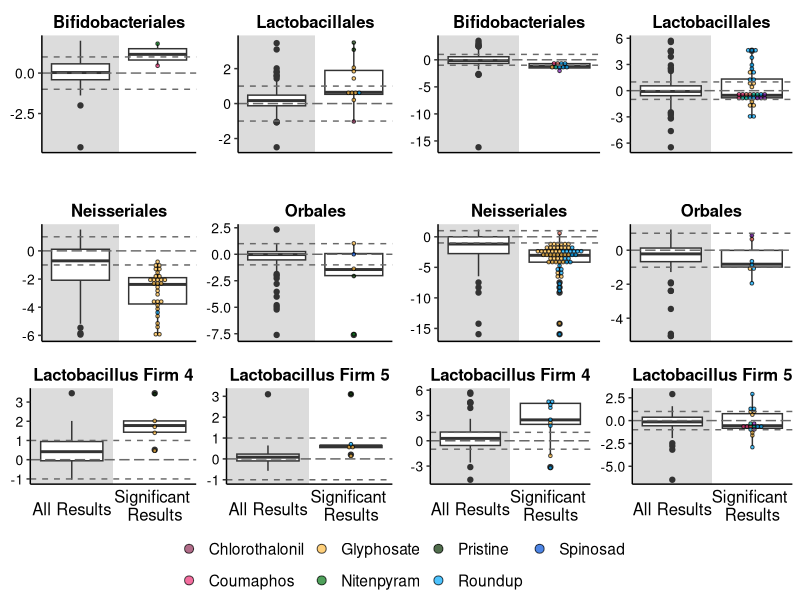
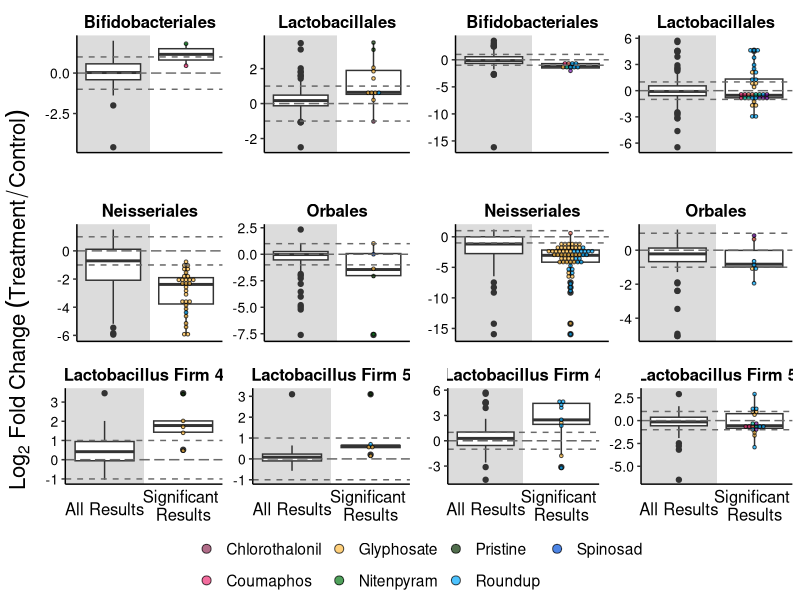

Generate these figures, in order, with R:
## ---- chunk 1
library(tidyverse)
library(ggpubr)
## ---- chunk 2
effectsize_final <- read.csv("tables/effectsizes.csv", stringsAsFactors = TRUE, na.strings=c(""))

effectsize_final$All.Logs<-as.numeric(as.character(effectsize_final$All.Logs))

str(effectsize_final)

## ---- chunk 3

effectsize_final_comp <- effectsize_final %>% 
  dplyr::filter(Type == "Comp")
  
## ---- chunk 4
effectsize_c_orders_sig <-
  effectsize_final_comp %>% 
  dplyr::filter(Sig == "Yes") %>% 
  dplyr::filter(Order == "Lactobacillales" | Order == "Orbales" | Order == "Bifidobacteriales" | Order == "Neisseriales") %>%
  dplyr::filter(Core == "Y") %>% 
  dplyr::filter(All.Logs>-50 & All.Logs<50) %>% ##get rid of extreme outliers
  dplyr::filter(!is.na(All.Logs))

fig_c_effectsizeorder <- effectsize_final_comp %>% 
  dplyr::filter(!is.na(All.Logs)) %>%  #get rid of NAs
  dplyr::filter(Order == "Lactobacillales" | Order == "Orbales" | Order == "Bifidobacteriales" | Order == "Neisseriales") %>% 
  dplyr::filter(Core == "Y") %>% 
  dplyr::filter(All.Logs>-50 & All.Logs<50) %>% ##get rid of extreme outliers
  ggplot(aes(x=Sig, y = All.Logs)) +
  geom_rect(xmin = 0, xmax = 1.5, ymin = -Inf, ymax = Inf, fill = "#DCDCDC")+
  geom_boxplot(position=position_dodge(width = 2)) +
  geom_dotplot(data = effectsize_c_orders_sig, stackgroups = TRUE, method = "histodot",
               binaxis = 'y', stackdir = 'center', dotsize = 1, 
               position = position_dodge(width = 0), 
               aes(fill= Pesticide),  alpha=0.7)+
  scale_fill_manual(name = "Pesticide",values=c("Chlorothalonil" = "#8F2D56",    
                                                "Coumaphos" = "#EE2F75",
                                                "Fipronil" = "#ED6D5A",
                                                "Glyphosate" = "#FFBC42",
                                                "Imidacloprid" = "#00BD9D",
                                                "Nitenpyram" = "#047815",
                                                "Pristine" = "#063000",
                                                "Roundup" = "#00A9FE",
                                                "Spinosad" = "#0050D9",
                                                "Thiamethoxam" = "#7C18AF"))+
  geom_hline(aes(yintercept = 0), colour = "#696969", linetype = "longdash")+
  geom_hline(aes(yintercept = 1), colour = "#696969", linetype = "dashed")+
  geom_hline(aes(yintercept = -1), colour = "#696969", linetype = "dashed")+
  theme_classic() +
  theme(
    axis.title.x=element_blank(),
    axis.text.x=element_blank(),
    axis.ticks.x=element_blank(),
    legend.title = element_blank(),
    strip.placement = "outside", 
    strip.text.x = element_text( #text in facet labels
      size = 12, color = "black", face = "bold"),
    strip.background = element_rect(#background of facet labels
      color="white", fill="#ffffff", size=1.5),
    panel.spacing.y = unit(2, "lines"),
    legend.position = "bottom",
    axis.title.y = element_blank())+
  theme(text = element_text(size = 14), axis.text.y = element_text(color="black", size = 10))+
  scale_y_continuous(name ="Log2 Fold Change \n(Treatment/Control)")+
  scale_x_discrete(labels=c("All" = "All Results", "Yes" = "Significant \nResults"), expand = c(0.5, 0))+
  facet_wrap(~ Order, scales = 'free', ncol = 2, strip.position = "top")

## ---- chunk 5
effectsize_c_lacto_sig <- 
  effectsize_final_comp %>% 
  dplyr::filter(Sig == "Yes") %>% 
  dplyr::filter(Species == "Lactobacillus Firm 4" | Species == "Lactobacillus Firm 5") %>%
  dplyr::filter(Core == "Y") %>% 
  dplyr::filter(All.Logs>-50 & All.Logs<50) %>% ##get rid of extreme outliers
  dplyr::filter(!is.na(All.Logs))

fig_c_effectsizelacto <- effectsize_final_comp %>% 
  dplyr::filter(!is.na(All.Logs)) %>% #get rid of NAs
  dplyr::filter(Species == "Lactobacillus Firm 4" | Species == "Lactobacillus Firm 5") %>%
  dplyr::filter(Core == "Y") %>% 
  dplyr::filter(All.Logs>-50 & All.Logs<50) %>% ##get rid of extreme outliers
  ggplot(aes(x=Sig, y = All.Logs)) +
  geom_rect(xmin = 0, xmax = 1.5, ymin = -Inf, ymax = Inf, fill = "#DCDCDC")+
  geom_boxplot(position=position_dodge(width = 2)) + 
  geom_dotplot(data = effectsize_c_lacto_sig, stackgroups = TRUE, method = "histodot",
               binaxis = 'y', stackdir = 'center', dotsize = 1.2, 
               position = position_dodge(width = 0), 
               aes(fill= Pesticide),  alpha=0.7)+
  scale_fill_manual(name = "Pesticide",values=c("Chlorothalonil" = "#8F2D56",    
                                                "Coumaphos" = "#EE2F75",
                                                "Fipronil" = "#ED6D5A",
                                                "Glyphosate" = "#FFBC42",
                                                "Imidacloprid" = "#00BD9D",
                                                "Nitenpyram" = "#047815",
                                                "Pristine" = "#063000",
                                                "Roundup" = "#00A9FE",
                                                "Spinosad" = "#0050D9",
                                                "Thiamethoxam" = "#7C18AF"))+
  geom_hline(aes(yintercept = 0), colour = "#696969", linetype = "longdash")+
  geom_hline(aes(yintercept = 1), colour = "#696969", linetype = "dashed")+
  geom_hline(aes(yintercept = -1), colour = "#696969", linetype = "dashed")+
  theme_classic() +
  theme(axis.title.x=element_blank(),
        axis.text.x=element_blank(),
        axis.ticks.x=element_blank(),
        legend.title = element_blank(),
        strip.placement = "outside", 
        strip.text.x = element_text( #text in facet labels
          size = 12, color = "black", face = "bold"),
        strip.background = element_rect(#background of facet labels
          color="white", fill="#ffffff", size=1.5),
        panel.spacing.y = unit(2, "lines"),
        legend.position = "none",
        axis.title.y = element_blank())+
  theme(text = element_text(size = 14), axis.text.x = element_text(vjust=0.3, size = 12, color="black"), axis.text.y = element_text(color="black", size = 10))+
  scale_y_continuous(name ="Log2 Fold Change \n(Treatment/Control)")+
  scale_x_discrete(labels=c("All" = "All Results", "Yes" = "Significant \nResults"), expand = c(0.5, 0))+
  facet_wrap(~ Species, scales = 'free', ncol = 2, strip.position = "top")
## ---- chunk 6

effectsize_final_noncomp <- effectsize_final %>% 
  dplyr::filter(Type == "Noncomp")

## ---- chunk 7
effectsize_nc_orders_sig <-
  effectsize_final_noncomp %>% 
  dplyr::filter(Sig == "Yes") %>% 
  dplyr::filter(Order == "Lactobacillales" | Order == "Orbales" | Order == "Bifidobacteriales" | Order == "Neisseriales") %>%
   dplyr::filter(All.Logs>-50 & All.Logs<50) %>% ##get rid of extreme outliers
  dplyr::filter(Core == "Y") %>% 
  dplyr::filter(!is.na(All.Logs))

fig_nc_effectsizeorder <- effectsize_final_noncomp %>% 
  dplyr::filter(!is.na(All.Logs)) %>%  #get rid of NAs
  dplyr::filter(Order == "Lactobacillales" | Order == "Orbales" | Order == "Bifidobacteriales" | Order == "Neisseriales") %>% 
   dplyr::filter(All.Logs>-50 & All.Logs<50) %>% ##get rid of extreme outliers
  dplyr::filter(Core == "Y") %>% 
  ggplot(aes(x=Sig, y = All.Logs)) +
  geom_rect(xmin = 0, xmax = 1.5, ymin = -Inf, ymax = Inf, fill = "#DCDCDC")+
  geom_boxplot(position=position_dodge(width = 2)) +
  geom_dotplot(data = effectsize_nc_orders_sig, stackgroups = TRUE, method = "histodot",
               binaxis = 'y', stackdir = 'center', dotsize = 1, 
               position = position_dodge(width = 0), 
               aes(fill= Pesticide),  alpha=0.7)+
  scale_fill_manual(name = "Pesticide",values=c("Chlorothalonil" = "#8F2D56",    
                                                "Coumaphos" = "#EE2F75",
                                                "Fipronil" = "#ED6D5A",
                                                "Glyphosate" = "#FFBC42",
                                                "Imidacloprid" = "#00BD9D",
                                                "Nitenpyram" = "#047815",
                                                "Pristine" = "#063000",
                                                "Roundup" = "#00A9FE",
                                                "Spinosad" = "#0050D9",
                                                "Thiamethoxam" = "#7C18AF"))+
  geom_hline(aes(yintercept = 0), colour = "#696969", linetype = "longdash")+
  geom_hline(aes(yintercept = 1), colour = "#696969", linetype = "dashed")+
  geom_hline(aes(yintercept = -1), colour = "#696969", linetype = "dashed")+
  theme_classic() +
  theme(
    axis.title.x=element_blank(),
    axis.text.x=element_blank(),
    axis.ticks.x=element_blank(),
    legend.title = element_blank(),
    strip.placement = "outside", 
    strip.text.x = element_text( #text in facet labels
      size = 12, color = "black", face = "bold"),
    strip.background = element_rect(#background of facet labels
      color="white", fill="#ffffff", size=1.5),
    panel.spacing.y = unit(2, "lines"),
    legend.position = "bottom",
    axis.title.y = element_blank())+
  theme(text = element_text(size = 14),  axis.text.y = element_text(color="black", size = 10))+
  scale_y_continuous(name ="Log2 Fold Change \n(Treatment/Control)")+
  scale_x_discrete(labels=c("All" = "All Results", "Yes" = "Significant \nResults"), expand = c(0.5, 0))+
  facet_wrap(~ Order, scales = 'free', ncol = 2, strip.position = "top")

## ---- chunk 8
effectsize_nc_lacto_sig <- 
  effectsize_final_noncomp %>% 
  dplyr::filter(Sig == "Yes") %>% 
  dplyr::filter(Species == "Lactobacillus Firm 4" | Species == "Lactobacillus Firm 5") %>%
  dplyr::filter(Core == "Y") %>% 
   dplyr::filter(All.Logs>-50 & All.Logs<50) %>% ##get rid of extreme outliers
  dplyr::filter(!is.na(All.Logs))

fig_nc_effectsizelacto <- effectsize_final_noncomp %>% 
  dplyr::filter(!is.na(All.Logs)) %>% #get rid of NAs
  dplyr::filter(Species == "Lactobacillus Firm 4" | Species == "Lactobacillus Firm 5") %>%
  dplyr::filter(Core == "Y") %>% 
   dplyr::filter(All.Logs>-50 & All.Logs<50) %>% ##get rid of extreme outliers
  ggplot(aes(x=Sig, y = All.Logs)) +
  geom_rect(xmin = 0, xmax = 1.5, ymin = -Inf, ymax = Inf, fill = "#DCDCDC")+
  geom_boxplot(position=position_dodge(width = 2)) + 
  geom_dotplot(data = effectsize_nc_lacto_sig, stackgroups = TRUE, method = "histodot",
               binaxis = 'y', stackdir = 'center', dotsize = 1.2, 
               position = position_dodge(width = 0), 
               aes(fill= Pesticide),  alpha=0.7)+
  scale_fill_manual(name = "Pesticide",values=c("Chlorothalonil" = "#8F2D56",    
                                                "Coumaphos" = "#EE2F75",
                                                "Fipronil" = "#ED6D5A",
                                                "Glyphosate" = "#FFBC42",
                                                "Imidacloprid" = "#00BD9D",
                                                "Nitenpyram" = "#047815",
                                                "Pristine" = "#063000",
                                                "Roundup" = "#00A9FE",
                                                "Spinosad" = "#0050D9",
                                                "Thiamethoxam" = "#7C18AF"))+
  geom_hline(aes(yintercept = 0), colour = "#696969", linetype = "longdash")+
  geom_hline(aes(yintercept = 1), colour = "#696969", linetype = "dashed")+
  geom_hline(aes(yintercept = -1), colour = "#696969", linetype = "dashed")+
  theme_classic() +
  theme(axis.title.x=element_blank(),
        axis.text.x=element_blank(),
        axis.ticks.x=element_blank(),
        legend.title = element_blank(),
        strip.placement = "outside", 
        strip.text.x = element_text( #text in facet labels
          size = 12, color = "black", face = "bold"),
        strip.background = element_rect(#background of facet labels
          color="white", fill="#ffffff", size=1.5),
        panel.spacing.y = unit(2, "lines"),
        legend.position = "none",
        axis.title.y = element_blank())+
  theme(text = element_text(size = 14), axis.text.x = element_text(vjust=0.3, size = 12, color="black"), axis.text.y = element_text(color="black", size = 10))+
  scale_y_continuous(name ="Log2 Fold Change \n(Treatment/Control)")+
  scale_x_discrete(labels=c("All" = "All Results", "Yes" = "Significant \nResults"), expand = c(0.5, 0))+
  facet_wrap(~ Species, scales = 'free', ncol = 2, strip.position = "top")
## ---- chunk 9
effectsizesfig_fourpanel <-
  ggarrange(fig_c_effectsizeorder, 
            fig_nc_effectsizeorder,
            fig_c_effectsizelacto,
            fig_nc_effectsizelacto,
            heights = c(2, 1), nrow=2, ncol = 2, common.legend = TRUE, legend = "bottom"
           )

effectsizesfig_fourpanel
## ---- chunk 10
annotate_figure(effectsizesfig_fourpanel,
                left = ggpubr::text_grob(expression(""*Log[2]~Fold~Change ~(Treatment/Control)*""), 
                  size = 16, color = "black", rot = 90))

